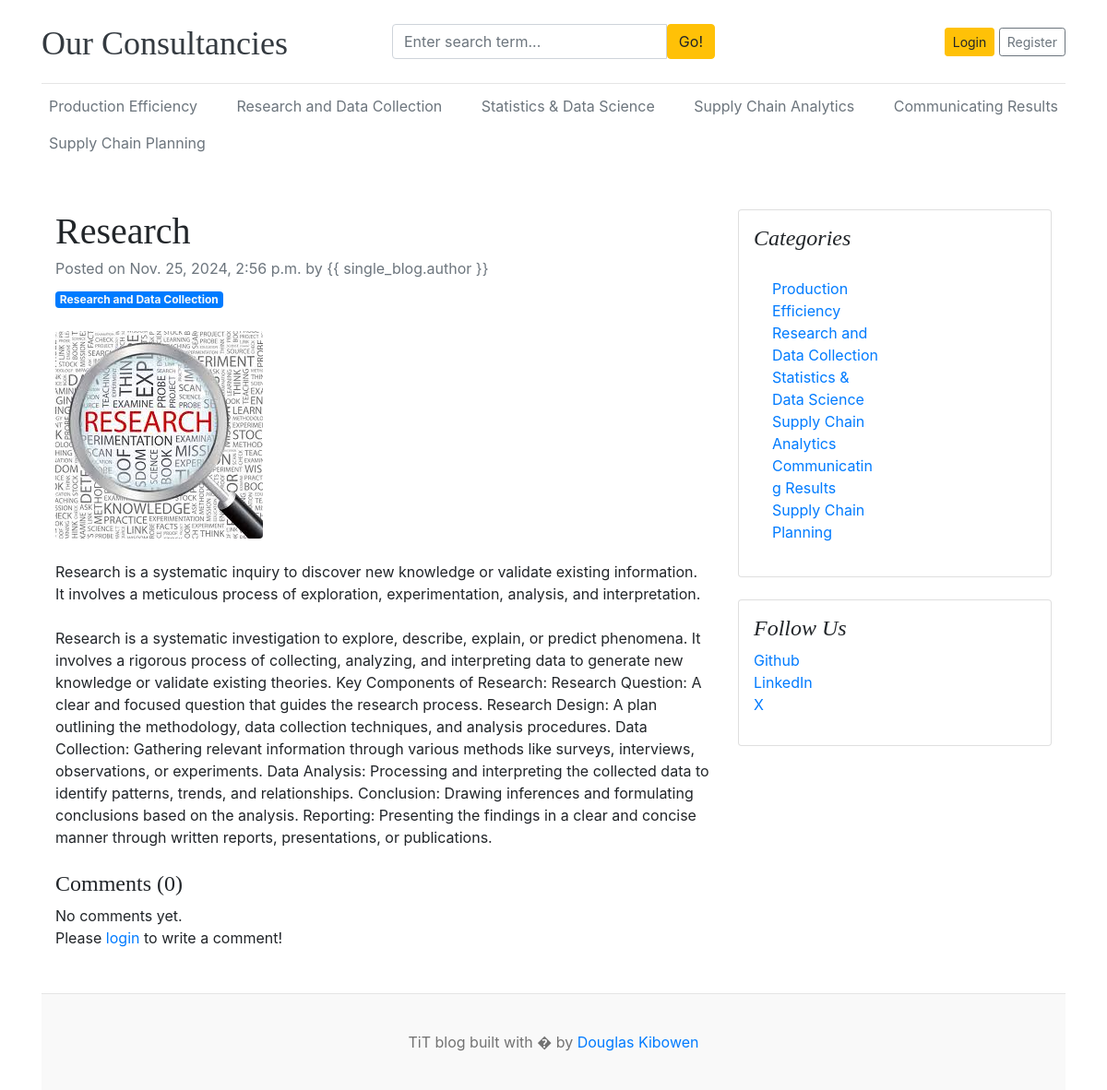
/blogs/research-3/, run on the app's committed database.
### blogs/models.py (models this page shows, shortened)
class Category(models.Model):
    category_name = models.CharField(max_length=50,unique=True)
    created_at = models.DateTimeField(auto_now_add=True)
    updated_at = models.DateTimeField(auto_now=True)
    class Meta:
        verbose_name_plural = "categories"
    def __str__(self):
        return self.category_name

class Blog(models.Model):
    title = models.CharField(max_length=50)
    slug = models.SlugField(max_length=100,unique=True,blank=True)
    category = models.ForeignKey(Category,on_delete=models.CASCADE)
    author = models.ForeignKey(User,on_delete=models.CASCADE)
    featured_image = models.ImageField(upload_to="Uploads/%Y/%m/%d")
    short_description = models.TextField(max_length=500)
    blog_body = models.TextField(max_length=5000)
    status = models.CharField(max_length=50,choices=STATUS_CHOICES,default="Draft")
    is_featured = models.BooleanField(default=False)
    created_at = models.DateTimeField(auto_now_add=True)
    updated_at = models.DateTimeField(auto_now=True)

### about/models.py (models this page shows, shortened)
class SocialLinks(models.Model):
    platform = models.CharField(max_length=25)
    link = models.URLField(max_length=100)
    created_at = models.DateTimeField(auto_now_add=True)
    updated_at = models.DateTimeField(auto_now=True)
    class Meta:
        verbose_name_plural = "social links"

### blogs/views.py (the view, shortened to what this page needs)
# urls.py: path('blogs/<slug:slug>/',BlogsView.blogs,name='blogs'),
def blogs(request,slug):
    single_blog = get_object_or_404(Blog,slug=slug,status='Published')
    comments = Comment.objects.filter(blog=single_blog)
    comments_count = comments.count()
    context = {
        'single_blog':single_blog,
        'comments': comments,
        'comments_count': comments_count,
    }
    return render(request,'blogs.html',context)

### blogs/context_processors.py (called while the page is built)
def get_categories(request):
    categories = Category.objects.all()
    return dict(categories=categories)

def get_social_links(request):
    social_links = SocialLinks.objects.all()
    return dict(social_links=social_links)

### templates/blogs.html
{% extends 'base.html' %}
{% block content %}
<div class="container mt-5">
    <div class="row">
        <div class="col-lg-8">
            <article>
                <header class="mb-4">
                    <h1 class="fw-bolder mb-1">{{ single_blog.title }}</h1>
                    <div class="text-muted fst-italic mb-2">Posted on {{ single_blog.created_at }} by {{
                        single_blog.author }}</div>
                    <a class="badge bg-primary text-decoration-none text-light" href="#!">{{ single_blog.category }}</a>
                </header>
                <figure class="mb-4"><img class="img-fluid rounded" src="{{ single_blog.featured_image.url }}"
                        alt="..." /></figure>
                <section class="mb-5">
                    <p class="fs-5 mb-4">{{ single_blog.short_description }}</p>
                    <p class="fs-5 mb-4">{{ single_blog.blog_body }}</p>
                    <h4>Comments ({{ comments_count }})</h4>
                    {% if comments %}
                    {% for comment in comments %}
                    <div class="card mt-1">
                        <div class="card-body">
                            <p class="card-text mb-0">{{ comment }}</p>
                            <span>
                                <small><em>By {{ comment.user }}</em></small>
                                <small><em>| {{ comment.created_at | timesince }} ago</em></small>
                            </span>
                        </div>
                    </div>
                    {% endfor %}
                    {% else %}
                    No comments yet.
                    {% endif %}
                    <br>
                    <div class="form-group">
                        {% if user.is_authenticated %}
                        <form action="" method="POST">
                            {% csrf_token %}
                            <div class="form-group">
                                <textarea name="comment" class="form-control"  placeholder="Write your comment"></textarea>
                                <input type="submit" value="submit" class="btn btn-primary mt-2">
                            </div>
                        </form>
                        {% else %}
                        <p>Please <span><a href="{% url 'login' %}">login</a></span> to write a comment!</p>
                        {% endif %}
                    </div>
                </section>
            </article>
        </div>
        <div class="col-lg-4">
            <div class="card mb-4 p-3">
                <h4 class="font-italic">Categories</h4>
                <div class="card-body">
                    <div class="row">
                        <div class="col-sm-6">
                            <ul class="list-unstyled mb-0">
                                {% for cat in categories %}
                                <li><a href="{% url 'posts_by_category' cat.id %}">{{ cat.category_name }}</a></li>
                                {% endfor %}
                            </ul>
                        </div>
                    </div>
                </div>
            </div>
            {% if social_links %}
            <div class="card mb-4 p-3">
                <h4 class="font-italic">Follow Us</h4>
                <ol class="list-unstyled">
                    {% for i in social_links %}
                    <li><a href="{{ i.link }}" target="_blank">{{ i.platform }}</a></li>
                    {% endfor %}
                </ol>
            </div>
            {% endif %}
        </div>
    </div>
</div>
{% endblock %}

### templates/base.html (shortened to what this page needs)
{% load static %}
<!DOCTYPE html>
<html lang="en">
<head>
    <link href="https://getbootstrap.com/docs/4.0/dist/css/bootstrap.min.css" rel="stylesheet">
    <link href="{% static 'css/blog.css' %}" rel="stylesheet">
    <link rel="stylesheet" href="https://cdnjs.cloudflare.com/ajax/libs/font-awesome/4.7.0/css/font-awesome.min.css">
  </head>
<body>
    <div class="container">
      <header class="blog-header py-3">
        <div class="row flex-nowrap justify-content-between align-items-center">
          <div class="col-4 pt-1">
            <a class="blog-header-logo text-dark" href="/">Our Consultancies</a>
          </div>
          <div class="col-4">
            <form action="{% url 'search' %}" method="GET">
              <div class="input-group">
                <input class="form-control" type="text" name="keyword" value="{{ keyword }}" placeholder="Enter search term..." aria-label="Enter search term..." aria-describedby="button-search" />
                <button type="submit" class="btn btn-warning" id="button-search" type="button">Go!</button>
            </div>
            </form>
          </div>
          <div class="col-4 d-flex justify-content-end align-items-center">
            {% if not user.is_authenticated %}
            <a class="btn btn-sm btn-warning" href="{% url 'login' %}">Login</a> &nbsp;
            <a class="btn btn-sm btn-outline-secondary" href="{% url 'register' %}">Register</a>
            {% else %}
            <span><a href="{% url 'dashboard' %}">Dashboard</a></span>
            &emsp;
            <span><a href="{% url 'logout' %}">Logout</a></span>
            {% endif %}
          </div>
        </div>
      </header>
      <div class="nav-scroller py-1 mb-2">
        <nav class="nav d-flex justify-content-between">
          {% for cat in categories %}
          <a class="p-2 text-muted" href="{% url 'posts_by_category' cat.id %}">{{ cat.category_name }}</a>
          {% endfor %}
        </nav>
      </div>
{% block content %}
{% endblock %}
<footer class="blog-footer">
    <p>TiT blog built with � by <a href="#">Douglas Kibowen</a></p>
  </footer>
  </body>
  </html>

### blog_main/static/css/blog.css (style rules this page uses)
.blog-header { border-bottom: 1px solid #e5e5e5; }
.blog-header-logo { font-family: "Playfair Display", Georgia, "Times New Roman", serif; font-size: 2.25rem; }
h1, h2, h3, h4, h5, h6 { font-family: "Playfair Display", Georgia, "Times New Roman", serif; }
.blog-footer { padding: 2.5rem 0; color: #727272; text-align: center; background-color: #f9f9f9; border-top: .05rem solid #e5e5e5; }
.blog-footer p:last-child { margin-bottom: 0; }

### data on the page
Category: category_name "Production Efficiency"
Category: category_name "Research and Data Collection"
Category: category_name "Statistics & Data Science"
Category: category_name "Supply Chain Analytics"
Category: category_name "Communicating Results"
Category: category_name "Supply Chain Planning"
Blog: title "Research", created_at "Nov. 25, 2024, 2:56 p.m.", category "Research and Data Collection", featured_image (picture), short_description "Research is a systematic inquiry to discover new knowledge or validate existing information. It involves a meticulous process of exploration, experimentation, analysis, and interpretation.", blog_body "Research is a systematic investigation to explore, describe, explain, or predict phenomena. It involves a rigorous process of collecting, analyzing, and interpreting data to generate new knowledge or validate existing theories. Key Components of Research: Research Question: A clear and focused question that guides the research process. Research Design: A plan outlining the methodology, data collection techniques, and analysis procedures. Data Collection: Gathering relevant information through various methods like surveys, interviews, observations, or experiments. Data Analysis: Processing and interpreting the collected data to identify patterns, trends, and relationships. Conclusion:…"
SocialLinks: platform "Github"
SocialLinks: platform "LinkedIn"
SocialLinks: platform "X"

### other printed values
{{ comments_count }} "0"
